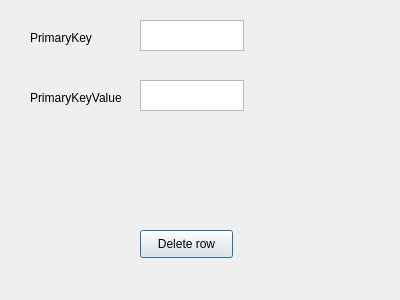
<?xml version="1.0" encoding="UTF-8"?>
<ui version="4.0">
 <class>DeleteDialog</class>
 <widget class="QDialog" name="DeleteDialog">
  <property name="geometry">
   <rect>
    <x>0</x>
    <y>0</y>
    <width>400</width>
    <height>300</height>
   </rect>
  </property>
  <property name="windowTitle">
   <string>Dialog</string>
  </property>
  <widget class="QTextEdit" name="PrimaryKey">
   <property name="geometry">
    <rect>
     <x>140</x>
     <y>20</y>
     <width>104</width>
     <height>31</height>
    </rect>
   </property>
  </widget>
  <widget class="QTextEdit" name="PrimaryKeyValue">
   <property name="geometry">
    <rect>
     <x>140</x>
     <y>80</y>
     <width>104</width>
     <height>31</height>
    </rect>
   </property>
  </widget>
  <widget class="QLabel" name="label">
   <property name="geometry">
    <rect>
     <x>30</x>
     <y>30</y>
     <width>71</width>
     <height>16</height>
    </rect>
   </property>
   <property name="text">
    <string>PrimaryKey</string>
   </property>
  </widget>
  <widget class="QLabel" name="label_6">
   <property name="geometry">
    <rect>
     <x>30</x>
     <y>90</y>
     <width>91</width>
     <height>16</height>
    </rect>
   </property>
   <property name="text">
    <string>PrimaryKeyValue</string>
   </property>
  </widget>
  <widget class="QLabel" name="Status">
   <property name="geometry">
    <rect>
     <x>80</x>
     <y>190</y>
     <width>131</width>
     <height>61</height>
    </rect>
   </property>
   <property name="font">
    <font>
     <pointsize>18</pointsize>
    </font>
   </property>
   <property name="text">
    <string/>
   </property>
  </widget>
  <widget class="QPushButton" name="Deleterow">
   <property name="geometry">
    <rect>
     <x>140</x>
     <y>230</y>
     <width>93</width>
     <height>28</height>
    </rect>
   </property>
   <property name="text">
    <string>Delete row</string>
   </property>
  </widget>
 </widget>
 <resources/>
 <connections/>
</ui>
